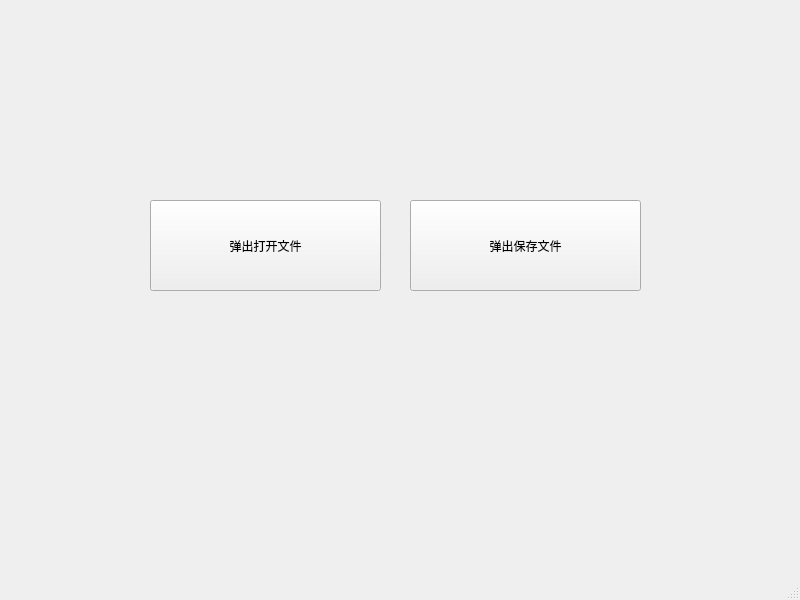
<?xml version="1.0" encoding="UTF-8"?>
<ui version="4.0">
 <class>MainWindow</class>
 <widget class="QMainWindow" name="MainWindow">
  <property name="geometry">
   <rect>
    <x>0</x>
    <y>0</y>
    <width>800</width>
    <height>600</height>
   </rect>
  </property>
  <property name="windowTitle">
   <string>MainWindow</string>
  </property>
  <widget class="QWidget" name="centralwidget">
   <widget class="QPushButton" name="pushButton">
    <property name="geometry">
     <rect>
      <x>150</x>
      <y>200</y>
      <width>231</width>
      <height>91</height>
     </rect>
    </property>
    <property name="text">
     <string>弹出打开文件</string>
    </property>
   </widget>
   <widget class="QPushButton" name="pushButton_2">
    <property name="geometry">
     <rect>
      <x>410</x>
      <y>200</y>
      <width>231</width>
      <height>91</height>
     </rect>
    </property>
    <property name="text">
     <string>弹出保存文件</string>
    </property>
   </widget>
  </widget>
  <widget class="QMenuBar" name="menubar">
   <property name="geometry">
    <rect>
     <x>0</x>
     <y>0</y>
     <width>800</width>
     <height>21</height>
    </rect>
   </property>
  </widget>
  <widget class="QStatusBar" name="statusbar"/>
 </widget>
 <resources/>
 <connections/>
</ui>
